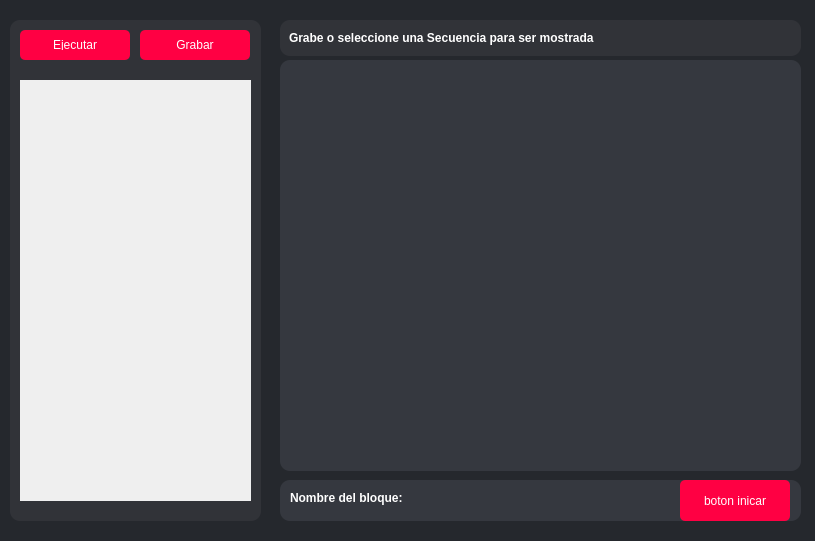
<?xml version="1.0" encoding="UTF-8"?>
<ui version="4.0">
 <class>Dialog</class>
 <widget class="QDialog" name="Dialog">
  <property name="geometry">
   <rect>
    <x>0</x>
    <y>0</y>
    <width>815</width>
    <height>541</height>
   </rect>
  </property>
  <property name="windowTitle">
   <string>Dialog</string>
  </property>
  <property name="styleSheet">
   <string notr="true">QDialog{
	background: #25282D
}</string>
  </property>
  <widget class="QFrame" name="frame">
   <property name="geometry">
    <rect>
     <x>10</x>
     <y>20</y>
     <width>251</width>
     <height>501</height>
    </rect>
   </property>
   <property name="styleSheet">
    <string notr="true">QFrame{
	background: #313338;
	border-radius: 10px;
}

QToolButton{
  background: #FF0043;
  color: #fff;
  padding: 10px 20px;
  border: none;
  border-radius: 5px;
    min-width: 70px;
    min-height: 10px;
    max-width: 70px;
    max-height: 10px;

 
}

QToolButton:hover {
    background-color: #3e8e41;
}
</string>
   </property>
   <property name="frameShape">
    <enum>QFrame::Shape::StyledPanel</enum>
   </property>
   <property name="frameShadow">
    <enum>QFrame::Shadow::Raised</enum>
   </property>
   <widget class="QToolButton" name="GRABAR">
    <property name="geometry">
     <rect>
      <x>130</x>
      <y>10</y>
      <width>110</width>
      <height>30</height>
     </rect>
    </property>
    <property name="text">
     <string>Grabar</string>
    </property>
   </widget>
   <widget class="QToolButton" name="EJECUTAR">
    <property name="geometry">
     <rect>
      <x>10</x>
      <y>10</y>
      <width>110</width>
      <height>30</height>
     </rect>
    </property>
    <property name="text">
     <string>Ejecutar</string>
    </property>
   </widget>
   <widget class="QFrame" name="frame_6">
    <property name="geometry">
     <rect>
      <x>10</x>
      <y>60</y>
      <width>231</width>
      <height>421</height>
     </rect>
    </property>
    <property name="styleSheet">
     <string notr="true">QFrame{
	background: #313338;
}</string>
    </property>
    <property name="frameShape">
     <enum>QFrame::Shape::StyledPanel</enum>
    </property>
    <property name="frameShadow">
     <enum>QFrame::Shadow::Raised</enum>
    </property>
    <widget class="QScrollArea" name="scrollArea1">
     <property name="geometry">
      <rect>
       <x>-10</x>
       <y>-8</y>
       <width>503</width>
       <height>441</height>
      </rect>
     </property>
     <property name="widgetResizable">
      <bool>true</bool>
     </property>
     <widget class="QWidget" name="scrollAreaWidgetContents">
      <property name="geometry">
       <rect>
        <x>0</x>
        <y>0</y>
        <width>503</width>
        <height>441</height>
       </rect>
      </property>
     </widget>
    </widget>
   </widget>
  </widget>
  <widget class="QFrame" name="frame_4">
   <property name="geometry">
    <rect>
     <x>270</x>
     <y>0</y>
     <width>551</width>
     <height>541</height>
    </rect>
   </property>
   <property name="styleSheet">
    <string notr="true">QFrame{
	border-radius:10px;
}</string>
   </property>
   <property name="frameShape">
    <enum>QFrame::Shape::StyledPanel</enum>
   </property>
   <property name="frameShadow">
    <enum>QFrame::Shadow::Raised</enum>
   </property>
   <widget class="QFrame" name="frame_2">
    <property name="geometry">
     <rect>
      <x>10</x>
      <y>20</y>
      <width>521</width>
      <height>36</height>
     </rect>
    </property>
    <property name="styleSheet">
     <string notr="true">QFrame{
	background: #313338;
	font-family:Helvetica;
	font-weight: bold;
}</string>
    </property>
    <property name="frameShape">
     <enum>QFrame::Shape::StyledPanel</enum>
    </property>
    <property name="frameShadow">
     <enum>QFrame::Shadow::Raised</enum>
    </property>
    <layout class="QHBoxLayout" name="horizontalLayout">
     <item>
      <widget class="QLabel" name="TextoDelApartado">
       <property name="styleSheet">
        <string notr="true">QLabel{
	  color: #fff;
}</string>
       </property>
       <property name="text">
        <string>Grabe o seleccione una Secuencia para ser mostrada </string>
       </property>
      </widget>
     </item>
    </layout>
   </widget>
   <widget class="QFrame" name="NombreDelBloque">
    <property name="geometry">
     <rect>
      <x>10</x>
      <y>480</y>
      <width>521</width>
      <height>41</height>
     </rect>
    </property>
    <property name="styleSheet">
     <string notr="true">QFrame{
	background: #35383F;
	font-family:Helvetica;
	font-weight: bold;
}</string>
    </property>
    <property name="frameShape">
     <enum>QFrame::Shape::StyledPanel</enum>
    </property>
    <property name="frameShadow">
     <enum>QFrame::Shadow::Raised</enum>
    </property>
    <widget class="QLabel" name="label_2">
     <property name="geometry">
      <rect>
       <x>10</x>
       <y>10</y>
       <width>141</width>
       <height>16</height>
      </rect>
     </property>
     <property name="styleSheet">
      <string notr="true">QLabel{
	  color: #fff;
}</string>
     </property>
     <property name="text">
      <string>Nombre del bloque: </string>
     </property>
    </widget>
    <widget class="QToolButton" name="INICIAR">
     <property name="geometry">
      <rect>
       <x>400</x>
       <y>0</y>
       <width>110</width>
       <height>41</height>
      </rect>
     </property>
     <property name="styleSheet">
      <string notr="true">QToolButton{
  background: #FF0043;
  color: #fff;
  padding: 10px 20px;
  border: none;
  border-radius: 5px;
}

QToolButton:hover {
    background-color: #3e8e41;
}</string>
     </property>
     <property name="text">
      <string>boton inicar</string>
     </property>
    </widget>
   </widget>
   <widget class="QFrame" name="frame_5">
    <property name="geometry">
     <rect>
      <x>10</x>
      <y>60</y>
      <width>521</width>
      <height>411</height>
     </rect>
    </property>
    <property name="styleSheet">
     <string notr="true">QFrame{
	background: #35383F
}</string>
    </property>
    <property name="frameShape">
     <enum>QFrame::Shape::StyledPanel</enum>
    </property>
    <property name="frameShadow">
     <enum>QFrame::Shadow::Raised</enum>
    </property>
    <layout class="QGridLayout" name="gridLayout"/>
   </widget>
  </widget>
 </widget>
 <resources/>
 <connections/>
</ui>
